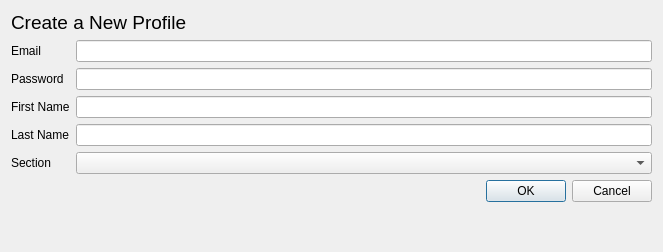
<?xml version="1.0" encoding="UTF-8"?>
<ui version="4.0">
 <class>FileInfomation</class>
 <widget class="QDialog" name="FileInfomation">
  <property name="geometry">
   <rect>
    <x>0</x>
    <y>0</y>
    <width>663</width>
    <height>252</height>
   </rect>
  </property>
  <property name="windowTitle">
   <string>File Information</string>
  </property>
  <layout class="QFormLayout" name="formLayout">
   <item row="0" column="0" colspan="2">
    <widget class="QLabel" name="label_8">
     <property name="font">
      <font>
       <pointsize>14</pointsize>
      </font>
     </property>
     <property name="text">
      <string>Create a New Profile</string>
     </property>
    </widget>
   </item>
   <item row="1" column="0">
    <widget class="QLabel" name="label">
     <property name="text">
      <string>Email</string>
     </property>
    </widget>
   </item>
   <item row="1" column="1">
    <widget class="QLineEdit" name="emailedit">
     <property name="enabled">
      <bool>true</bool>
     </property>
    </widget>
   </item>
   <item row="3" column="0">
    <widget class="QLabel" name="label_2">
     <property name="text">
      <string>Password</string>
     </property>
    </widget>
   </item>
   <item row="3" column="1">
    <widget class="QLineEdit" name="passwordedit">
     <property name="enabled">
      <bool>true</bool>
     </property>
    </widget>
   </item>
   <item row="5" column="0">
    <widget class="QLabel" name="label_3">
     <property name="text">
      <string>First Name</string>
     </property>
    </widget>
   </item>
   <item row="5" column="1">
    <widget class="QLineEdit" name="firstnameedit">
     <property name="enabled">
      <bool>true</bool>
     </property>
    </widget>
   </item>
   <item row="7" column="0">
    <widget class="QLabel" name="label_4">
     <property name="text">
      <string>Last Name</string>
     </property>
    </widget>
   </item>
   <item row="7" column="1">
    <widget class="QLineEdit" name="lastnameedit">
     <property name="enabled">
      <bool>true</bool>
     </property>
    </widget>
   </item>
   <item row="9" column="1">
    <widget class="QDialogButtonBox" name="buttonBox">
     <property name="orientation">
      <enum>Qt::Horizontal</enum>
     </property>
     <property name="standardButtons">
      <set>QDialogButtonBox::Cancel|QDialogButtonBox::Ok</set>
     </property>
    </widget>
   </item>
   <item row="10" column="1">
    <widget class="QLabel" name="warninglbl">
     <property name="text">
      <string/>
     </property>
    </widget>
   </item>
   <item row="8" column="1">
    <widget class="QComboBox" name="sectioncombobox"/>
   </item>
   <item row="8" column="0">
    <widget class="QLabel" name="label_5">
     <property name="text">
      <string>Section</string>
     </property>
    </widget>
   </item>
  </layout>
 </widget>
 <resources/>
 <connections>
  <connection>
   <sender>buttonBox</sender>
   <signal>accepted()</signal>
   <receiver>FileInfomation</receiver>
   <slot>accept()</slot>
   <hints>
    <hint type="sourcelabel">
     <x>248</x>
     <y>254</y>
    </hint>
    <hint type="destinationlabel">
     <x>157</x>
     <y>274</y>
    </hint>
   </hints>
  </connection>
  <connection>
   <sender>buttonBox</sender>
   <signal>rejected()</signal>
   <receiver>FileInfomation</receiver>
   <slot>reject()</slot>
   <hints>
    <hint type="sourcelabel">
     <x>316</x>
     <y>260</y>
    </hint>
    <hint type="destinationlabel">
     <x>286</x>
     <y>274</y>
    </hint>
   </hints>
  </connection>
 </connections>
</ui>
